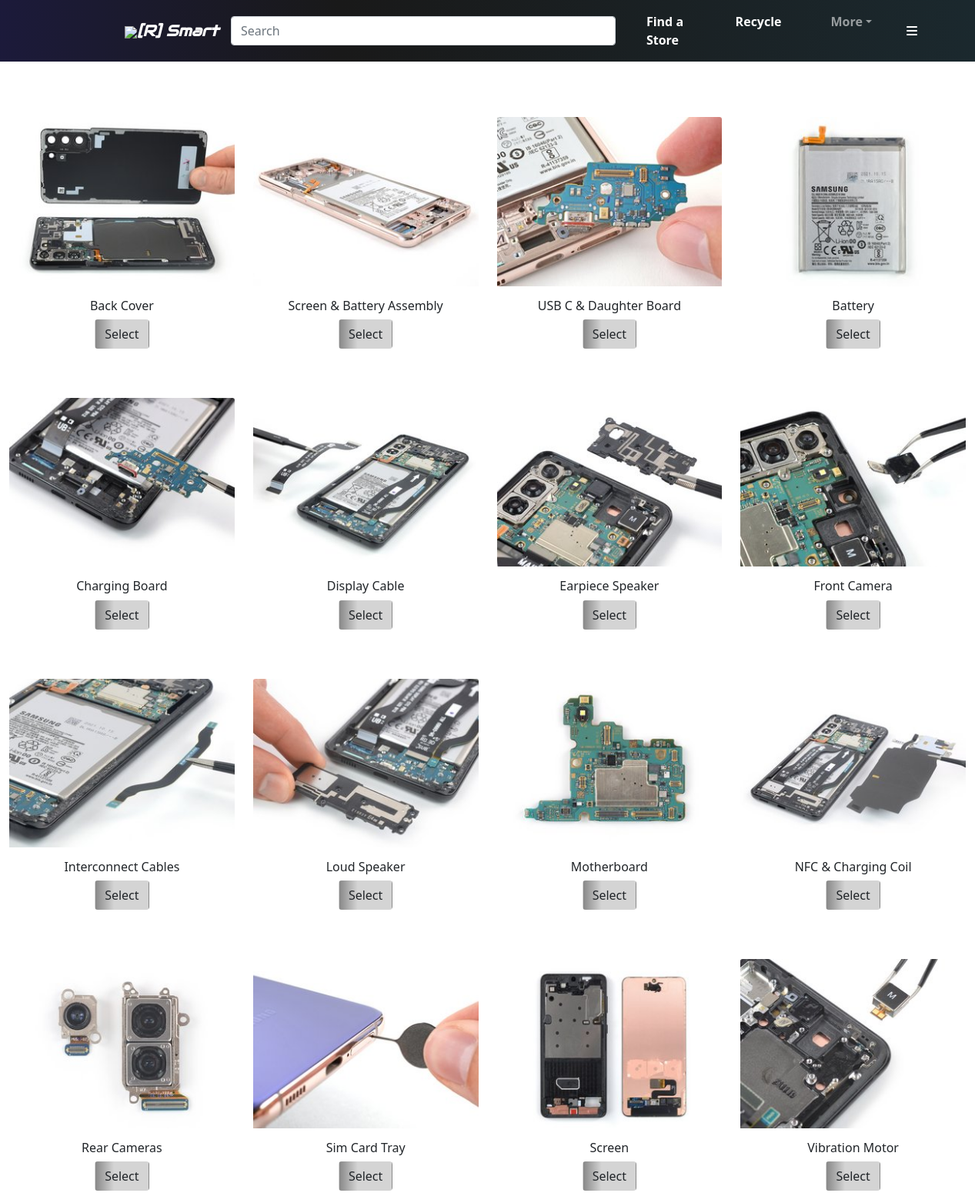
Screenshot of /webapp/androidparts/ with the database file from the repository.
### smartapp/models.py (models this page shows)
class partsmodel(models.Model):
    image = models.ImageField(upload_to='smartapp/static')
    pname = models.CharField(max_length=25)
    price = models.CharField(max_length=40)
    type = models.CharField(max_length=40)

### smartapp/views.py (the view)
# urls.py: path('androidparts/', androidparts),
def androidparts(request):
    a = partsmodel.objects.all()
    im = []
    pname = []
    price = []
    type = []
    id = []
    for i in a:
        id1 = i.id
        id.append(id1)
        img = i.image
        im.append(str(img).split('/')[-1])
        nm = i.pname
        pr = i.price
        tp = i.type
        pname.append(nm)
        price.append(pr)
        type.append(tp)
    mylist = zip(im, pname, price, type, id)
    return render(request, 'androidparts.html', {'list': mylist})

### smartapp/templates/androidparts.html (shortened to what this page needs)
<!DOCTYPE html>
<html lang="en">
{% load static %}
<head>
    <link href="https://cdn.jsdelivr.net/npm/bootstrap@5.0.2/dist/css/bootstrap.min.css" rel="stylesheet"
>
</head>
    <nav class="navbar navbar-expand-lg navbar-dark" style="background: rgb(2,0,36);
background: linear-gradient(90deg, rgba(2,0,36,0.8996848739495799) 0%, rgba(0,0,0,0.9024859943977591) 35%, rgba(1,16,22,0.8996848739495799) 100%);">
        <div class="container-fluid" style="margin-left: 150px;">
            <div><img src="https://assets.cdn.ifixit.com/static/images/footer/fist-circle-white.png"></div>
            <b><a class="navbar-brand" style="font-family: Audiowide, sans-serif" href="http://127.0.0.1:8000/webapp/userprofile/"><i>[R] Smart</i></a></b>
            <form class="d-flex">
                <input class="form-control me-2" type="search" placeholder="Search" aria-label="Search" style="width: 500px;">
            </form>
            <div class="collapse navbar-collapse" id="navbarSupportedContent">
                <ul class="navbar-nav me-auto mb-2 mb-lg-0">
                    <li class="nav-item">
                        <a class="nav-link active me-4 ms-4" href="http://127.0.0.1:5500/offlinestoresdisplay/"><b>Find a Store</b></a>
                    </li>
                    <li class="nav-item">
                        <a class="nav-link active me-4 ms-4" href="http://127.0.0.1:5500/recycle/"><b>Recycle</b></a>
                    </li>
                    <li class="nav-item dropdown me-4 ms-4">
                        <a class="nav-link dropdown-toggle" href="#" role="button" data-bs-toggle="dropdown" aria-expanded="false"><b>More</b></a>
                    </li>
                </ul>
                                  <button class="btn" type="button" data-bs-toggle="offcanvas" data-bs-target="#offcanvasRight" aria-controls="offcanvasRight" style="color: white; margin-right: 50px;"><i class="fa-solid fa-bars"></i></button>
            </div>
        </div>
    </nav><br>
<body>
<div class="container-fluid">
        <div class="row">
            {% for i,j,k,l,m in list %}
            {% if l == "Android" %}
            <div class="col-lg-3 col-md-3 col-sm-10"><br>
                <div class="card" style="border: none;"><br>
                    <center><img
                            src="{% static i %}"
                            class="card-img-top" style="height: 100%; width: 100%;"></center>
                    <div align="center" class="card-body">
                        <h6 class="card-title">{{j}}</h6>
                        <a href="http://127.0.0.1:8000/webapp/buyparts/{{m}}" class="btn text-black" style="background: linear-gradient(90deg, rgba(136,136,136,1) 0%, rgba(212,212,212,1) 35%);">Select</a>
                    </div>
                </div>
            </div>
            {% endif %}
            {% endfor %}
        </div>
</div>
</body>
</html>

### rows the page displays
partsmodel: type "Android" (drawn), list "Back Cover"
partsmodel: type "Android" (drawn), list "Screen & Battery Assembly"
partsmodel: type "Android" (drawn), list "USB C & Daughter Board"
partsmodel: type "Android" (drawn), list "Battery"
partsmodel: type "Android" (drawn), list "Charging Board"
partsmodel: type "Android" (drawn), list "Display Cable"
partsmodel: type "Android" (drawn), list "Earpiece Speaker"
partsmodel: type "Android" (drawn), list "Front Camera"
partsmodel: type "Android" (drawn), list "Interconnect Cables"
partsmodel: type "Android" (drawn), list "Loud Speaker"
partsmodel: type "Android" (drawn), list "Motherboard"
partsmodel: type "Android" (drawn), list "NFC & Charging Coil"
partsmodel: type "Android" (drawn), list "Rear Cameras"
partsmodel: type "Android" (drawn), list "Sim Card Tray"
partsmodel: type "Android" (drawn), list "Screen"
partsmodel: type "Android" (drawn), list "Vibration Motor"
